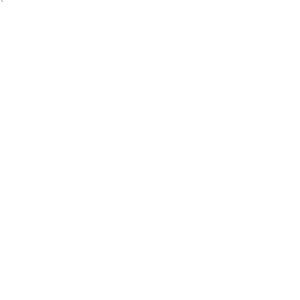
Frame 1 (no input)
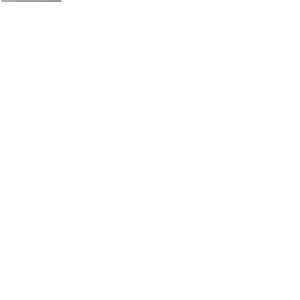
Frame 60 (the mouse pressed at the canvas centre just before this capture)
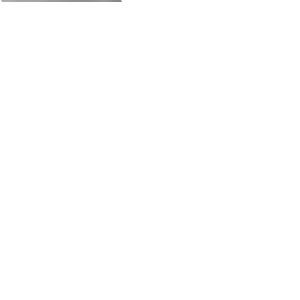
Frame 120 (the mouse held since frame 60 and released just before this capture)

The Processing sketch that drew these frames (run headless with seeded random() and noise(); from frame 60 on, the mouse is pressed at the canvas centre):

// Processing sketch: prelinNoise_2D_drawing_160504b
// ── prelinNoise_2D_drawing_160504b.pde
void setup(){
  size(300 , 300);
  smooth();
  background(255);
  frameRate(60000);
}
float xstart = random(10);
float xnoise = xstart;
float ynoise = random(10);
int y = 0;
int x = 0;
boolean doneFlag = false;
void draw(){
  if(y <= height){
    if(x > width){
      x = 0;
      y++;
      ynoise += 0.01;
      xnoise = xstart;
    }
    x++;
    xnoise += 0.01;
    int alph = int(noise(xnoise , ynoise) * 255);
    stroke(0 , alph);
    line(x , y , x + 1 , y + 1);
    //point(x , y);
  }
  else if(!doneFlag){
    println("done");
    doneFlag = true;    
  }
}
